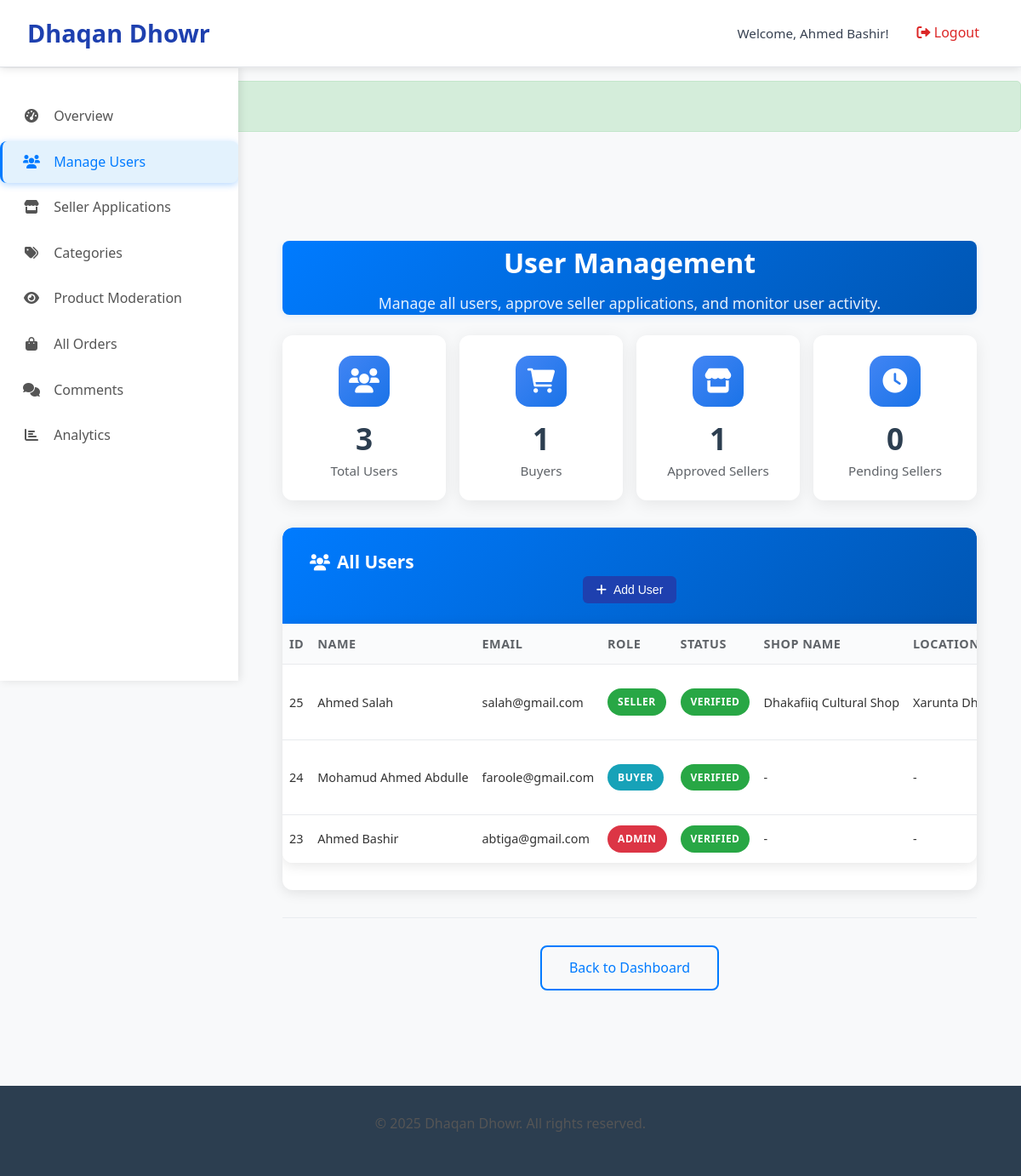
The page /admin/users.php (signed in) on the database its author committed.
### tables this page shows
CREATE TABLE `sellers` (
  `id` int(11) NOT NULL,
  `user_id` int(11) NOT NULL,
  `shop_name` varchar(100) NOT NULL,
  `bio` text DEFAULT NULL,
  `location` varchar(200) DEFAULT NULL,
  `approved` tinyint(1) DEFAULT 0,
  `created_at` timestamp NOT NULL DEFAULT current_timestamp()
);

CREATE TABLE `users` (
  `id` int(11) NOT NULL,
  `name` varchar(100) NOT NULL,
  `email` varchar(100) NOT NULL,
  `phone` varchar(20) DEFAULT NULL,
  `password_hash` varchar(255) NOT NULL,
  `role` enum('buyer','seller','admin') DEFAULT 'buyer',
  `verified` tinyint(1) DEFAULT 0,
  `created_at` timestamp NOT NULL DEFAULT current_timestamp(),
  `updated_at` timestamp NOT NULL DEFAULT current_timestamp() ON UPDATE current_timestamp()
);

### admin/users.php (the view, shortened to what this page needs)
<?php
require_once __DIR__ . '/../includes/init.php';
try {
    $sql = "SELECT u.*,
            CASE
                WHEN s.id IS NOT NULL THEN 'seller'
                WHEN u.role = 'admin' THEN 'admin'
                ELSE 'buyer'
            END as actual_role,
            s.approved as seller_approved,
            s.shop_name,
            s.location
            FROM users u
            LEFT JOIN sellers s ON u.id = s.user_id
            ORDER BY u.created_at DESC";
    $result = $conn->query($sql);
    $users = [];
    if ($result && $result->num_rows > 0) {
        while ($row = $result->fetch_assoc()) {
            $users[] = $row;
        }
    }
} catch (Exception $e) {
    $error_message = "Error fetching users: " . $e->getMessage();
    $users = [];
}
include '../includes/admin_header.php';
?>
<?php include '../includes/admin_sidebar.php'; ?>
<div class="seller-layout">
    <main class="seller-main">
    <div class="container">
        <div class="admin-header">
            <h1>User Management</h1>
            <p>Manage all users, approve seller applications, and monitor user activity.</p>
        </div>
        <div class="stats-grid">
            <div class="stat-card">
                <div class="stat-icon">
                    <i class="fas fa-users"></i>
                </div>
                <div class="stat-content">
                    <h3><?= count($users); ?></h3>
                    <p>Total Users</p>
                </div>
            </div>
            <div class="stat-card">
                <div class="stat-icon">
                    <i class="fas fa-shopping-cart"></i>
                </div>
                <div class="stat-content">
                    <h3><?= count(array_filter($users, function($u) { return $u['actual_role'] === 'buyer'; })); ?></h3>
                    <p>Buyers</p>
                </div>
            </div>
            <div class="stat-card">
                <div class="stat-icon">
                    <i class="fas fa-store"></i>
                </div>
                <div class="stat-content">
                    <h3><?= count(array_filter($users, function($u) { return $u['actual_role'] === 'seller' && $u['seller_approved']; })); ?></h3>
                    <p>Approved Sellers</p>
                </div>
            </div>
            <div class="stat-card">
                <div class="stat-icon">
                    <i class="fas fa-clock"></i>
                </div>
                <div class="stat-content">
                    <h3><?= count(array_filter($users, function($u) { return $u['actual_role'] === 'seller' && !$u['seller_approved']; })); ?></h3>
                    <p>Pending Sellers</p>
                </div>
            </div>
        </div>
        <div class="admin-section">
            <div class="section-header">
                <h2><i class="fas fa-users"></i> All Users</h2>
                <button class="btn btn-primary" onclick="openAddUserModal()">
                    <i class="fas fa-plus"></i> Add User
                </button>
            </div>
            <div class="admin-content">
                <div class="table-container">
                    <table class="admin-table">
                        <thead>
                            <tr>
                                <th>ID</th>
                                <th>Name</th>
                                <th>Email</th>
                                <th>Role</th>
                                <th>Status</th>
                                <th>Shop Name</th>
                                <th>Location</th>
                            </tr>
                        </thead>
                    <tbody>
                        <?php if (empty($users)): ?>
                            <tr>
                                <td colspan="9" class="text-center">No users found.</td>
                            </tr>
                        <?php else: ?>
                            <?php foreach ($users as $user): ?>
                                <tr>
                                    <td><?= $user['id']; ?></td>
                                    <td><?= htmlspecialchars($user['name']); ?></td>
                                    <td><?= htmlspecialchars($user['email']); ?></td>
                                    <td>
                                        <span class="badge badge-<?= $user['actual_role']; ?>">
                                            <?= ucfirst($user['actual_role']); ?>
                                        </span>
                                    </td>
                                    <td>
                                        <span class="badge badge-<?= $user['verified'] ? 'success' : 'warning'; ?>">
                                            <?= $user['verified'] ? 'Verified' : 'Unverified'; ?>
                                        </span>
                                    </td>
                                    <td>
                                        <?php if ($user['actual_role'] === 'seller'): ?>
                                            <?= htmlspecialchars($user['shop_name'] ?? 'N/A'); ?>
                                        <?php else: ?>
                                            -
                                        <?php endif; ?>
                                    </td>
                                    <td>
                                        <?php if ($user['actual_role'] === 'seller'): ?>
                                            <?= htmlspecialchars($user['location'] ?? 'N/A'); ?>
                                        <?php else: ?>
                                            -
                                        <?php endif; ?>
                                    </td>
                                </tr>
                            <?php endforeach; ?>
                        <?php endif; ?>
                        </tbody>
                    </table>
                </div>
            </div>
        </div>
        <div class="admin-actions">
            <a href="index.php" class="btn btn-outline">Back to Dashboard</a>
        </div>
    </div>
    </main>
</div>
<?php include '../includes/admin_footer.php'; ?>

### rows shown on the page
sellers: approved "1", user "25", user.name "Ahmed Salah", user.email "salah@gmail.com", actual_role "SELLER", shop_name "Dhakafiiq Cultural Shop", location "Xarunta…"
users: id "24", name "Mohamud Ahmed Abdulle", email "faroole@gmail.com", actual_role "BUYER", verified "VERIFIED"
users: id "23", name "Ahmed Bashir", email "abtiga@gmail.com", actual_role "ADMIN", verified "VERIFIED"

### other values the page prints
SITE_NAME "Dhaqan Dhowr"
getCurrentUserName() "Ahmed Bashir"
count($users) "3"
